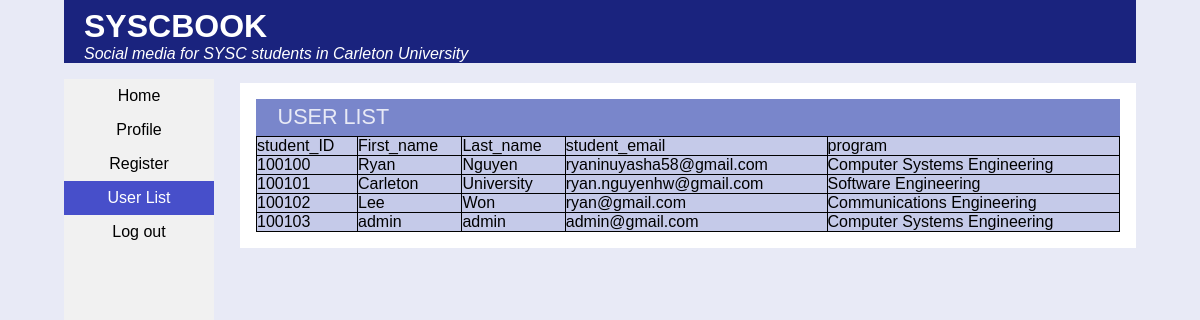
Page /Ryan_Nguyen_A03/user_list.php (signed in) on the committed database.
### tables this page shows
CREATE TABLE `users_info` (
  `student_ID` int(10) NOT NULL,
  `student_email` varchar(150) NOT NULL,
  `first_name` varchar(150) NOT NULL,
  `last_name` varchar(150) NOT NULL,
  `DOB` date NOT NULL
);

CREATE TABLE `users_program` (
  `student_ID` int(10) NOT NULL,
  `Program` varchar(50) NOT NULL
);

### Ryan_Nguyen_A03/user_list.php (the view, shortened to what this page needs)
<!DOCTYPE html>
<html lang="en">
<head>
   <link rel="stylesheet" href="assets/css/reset.css" />
   <link rel="stylesheet" href="assets/css/style.css" />
</head>
<body>
   <header>
      <h1>SYSCBOOK</h1>
      <p>Social media for SYSC students in Carleton University</p>
   </header>
   <nav>
      <ul>
         <li><a href="#">Home</a></li>
         <li><a href="./profile.php">Profile</a></li>
         <li><a href="./register.php">Register</a></li>
         <?php
            echo "<li><a class='active' href='#'>User List</a></li>";
            if (!isset($_SESSION['student_ID'])) {
               echo "<li><a href='./login.php'>Login</a></li>";
            } else {
               echo "<li><a href='./login.php'>Log out</a></li>";
            }
         ?>
     </ul>
   </nav>
   <main>
      <div>
         <form method="post" action="">
            <fieldset>
               <legend><span>User List</span></legend>
               <table class=users_list>
                  <tr>
                     <td >student_ID</td>
                     <td>First_name</td>
                     <td>Last_name</td>
                     <td>student_email</td>
                     <td>program</td>
                  </tr>
                    <?php
                    include('./connection.php');
                    try {
                        $connection = new mysqli($server_name, $username, $password, $database_name);
                        $getPrg = "SELECT * FROM users_program";
                        $resultprg = $connection->query($getPrg);
                        $getID = "SELECT * FROM users_info";
                        $result = $connection->query($getID);
                        while ($id = $result->fetch_assoc()) {
                            $prg = $resultprg->fetch_assoc();
                            echo "<tr>";
                            echo "<td>".$id['student_ID']."</td>";
                            echo "<td>".$id['first_name']."</td>";
                            echo "<td>".$id['last_name']."</td>";
                            echo "<td>".$id['student_email']."</td>";
                            echo "<td>".$prg['Program']."</td>";
                            echo "</tr>";
                        }
                    } catch (mysqli_sql_exception $e) {
                        $error = $e->getMessage();
                        die("Error: Couldn't connect. " . $error);
                    }
                    ?>
               </table>
            </fieldset>
         </form>
      </div>
   </main>
</body>
</html>

### Ryan_Nguyen_A03/assets/css/style.css (style rules this page uses)
h1, h2, h3, nav, footer { font-family:'Trebuchet MS', 'Lucida Sans Unicode', 'Lucida Grande', 'Lucida Sans', Arial, sans-serif; }
body { font-family:'Lucida Sans', 'Lucida Sans Regular', 'Lucida Grande', 'Lucida Sans Unicode', Geneva, Verdana, sans-serif; font-size: 100%; background-color: #E8EAF6; }
header, footer { color: white; background-color: #1A237E; margin: 0em 4em 0.25em 4em; }
header h1 { padding: 0.5rem 0 0 1.25rem; font-size: 2rem; font-weight: bold; }
header p { font-size: 1rem; font-style: italic; margin-bottom: 1rem; padding: 0 0 0 1.25rem; }
main { background-color: white; margin: 0% 15%; margin: 0em 4em 0.25em 15em; padding: 1em; }
legend { font-size: 1.35rem; background-color: #7986CB; height: 1.70rem; color: #E8EAF6; text-transform: uppercase; width: 100%; padding: 5px 0; }
legend span { display: inline; margin-left: 1em; }
fieldset { margin: 0; padding: 0; background-color: #C5CAE9; width: 100%; border: none; }
nav { display: block; background-color: #dddddd; text-align: center; overflow: auto; margin: 0em 4em 0.25em 4em; }
nav>ul { list-style-type: none; margin: 0; padding: 0; width: 150px; background-color: #f1f1f1; position: fixed; height: 100%; }
nav>ul>li a { display: block; color: #000; padding: 8px 16px; text-decoration: none; }
nav>ul>li a.active { background-color: #474fca; color: white; }
table { width: 100%; border-collapse: collapse; }
td { padding: 0%; margin: 0%; display: contents; }
.users_list, .users_list tr, .users_list tr td { border: solid 1px black !important; display: revert; }

### rows in the picture
users_info: student_ID "100100", first_name "Ryan", last_name "Nguyen", student_email "ryaninuyasha58@gmail.com", users_program.Program "Computer Systems Engineering"
users_info: student_ID "100101", first_name "Carleton", last_name "University", student_email "ryan.nguyenhw@gmail.com", users_program.Program "Software Engineering"
users_info: student_ID "100102", first_name "Lee", last_name "Won", student_email "ryan@gmail.com", users_program.Program "Communications Engineering"
users_info: student_ID "100103", first_name "admin", last_name "admin", student_email "admin@gmail.com", users_program.Program "Computer Systems Engineering"
